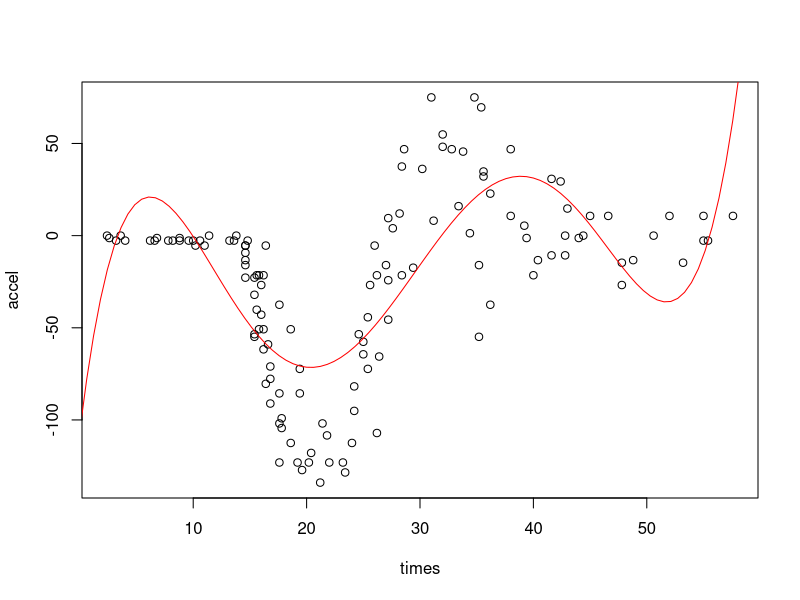
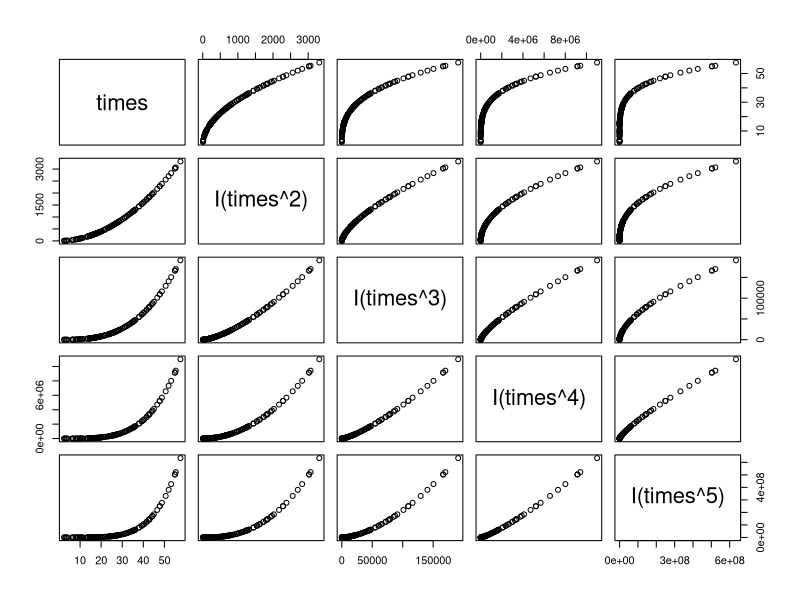
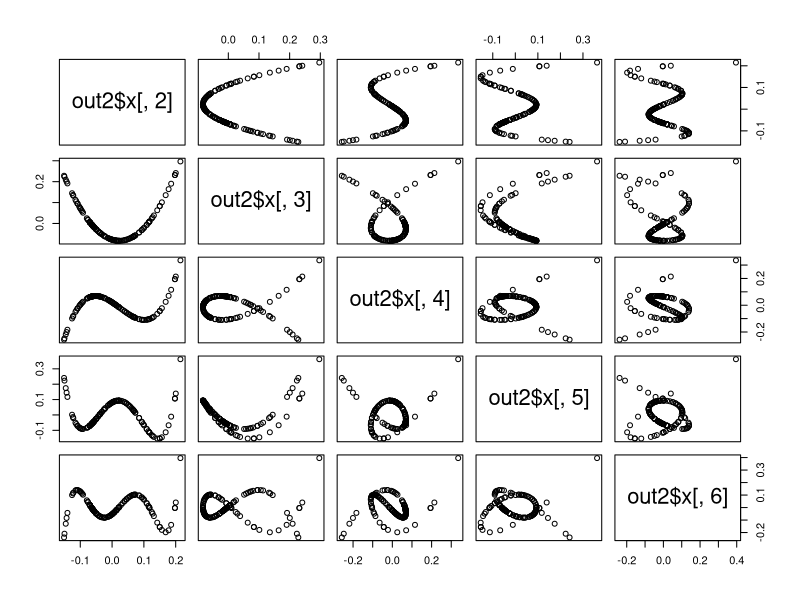
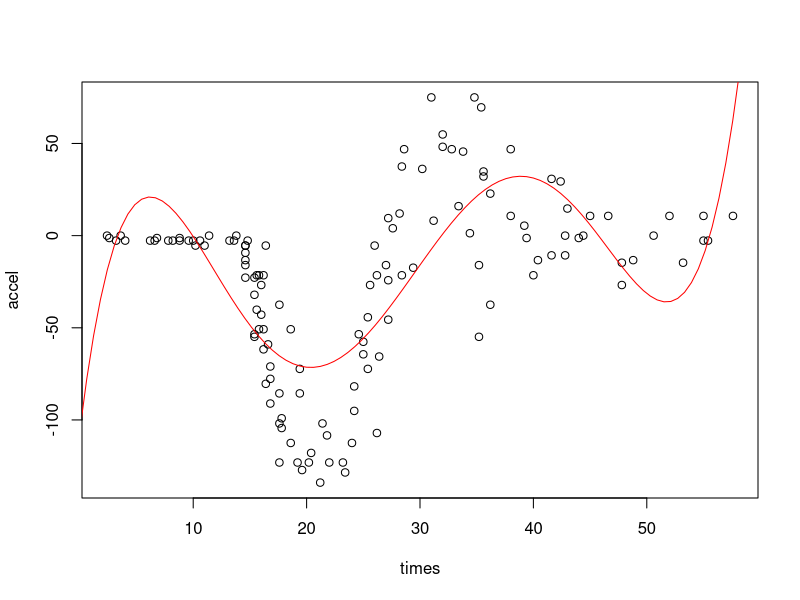
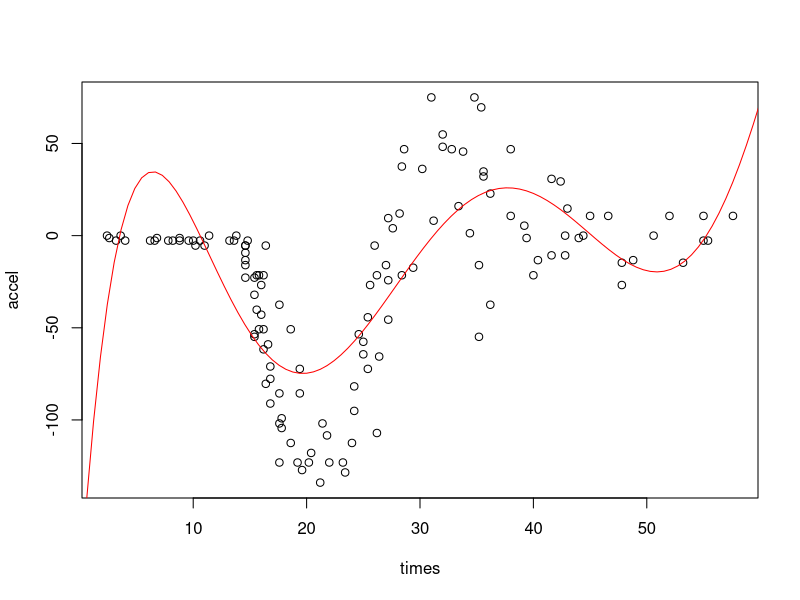
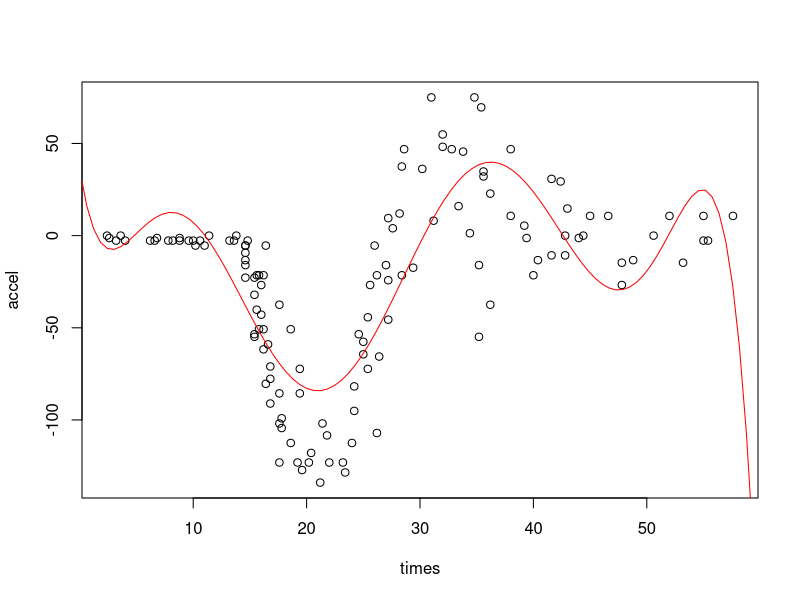
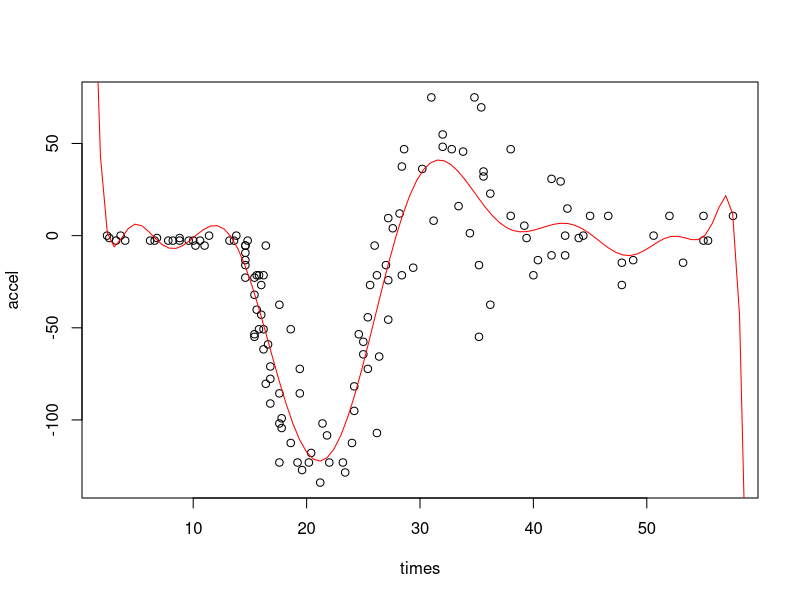
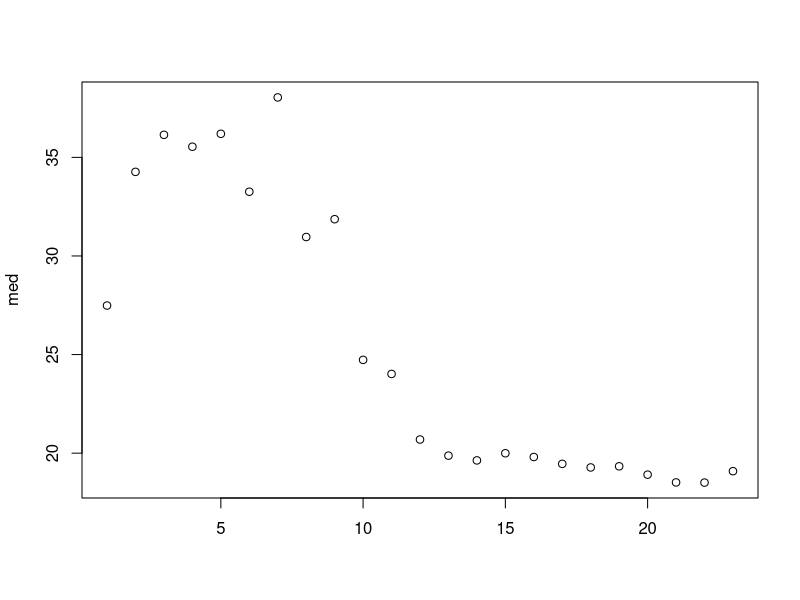

Here is the R script that generated these plots, in order:
# Basis Function expansion!

# Silverman's Motorcycle Data
# accel = head acceleration (g)
# times = time after impact (milliseconds)
library(MASS)
head(mcycle)

# plot data (notice the nonlinear effect)
plot(accel~times, data = mcycle)


# polynomial approximation
out1 <- lm(accel ~ times + I(times^2) + I(times^3) + I(times^4) + I(times^5), 
           data = mcycle, 
           x = TRUE)
head(out1$x)


# judge the fit from the plot

x.star <- seq(0,60,length=100)
yhat1 <- predict(out1,newdata=data.frame(times=x.star))
lines(x.star,yhat1,col="red")


# polynomial will never get 0,10 right. 
# There is a discontinuity in the derivative.


# judge the fit from the prediction performance!
# median absolute prediction error (deviation)**.
median(abs(predict(out1)))
# we are within 36.19


# order | MAD
#   5   | 36.92


# VIF
library(car)
vif(out1)
# There is a complete collinearity problem.
# "collinearity plots" **
plot(~ times + I(times^2) + I(times^3) + I(times^4) + I(times^5), 
     data = mcycle)
# maybe in theory, this is a fine way to go about it, but there is nothing special about it





# instead of computing the basis function expansion ourselves,
# use one that is orthonormal with poly()
out2 <- lm(accel ~ poly(times,5), data = mcycle, x=TRUE)
head(out2$x)
plot(~out2$x[,2] + out2$x[,3] + out2$x[,4] + out2$x[,5] + out2$x[,6])
# centering it around the mean and squaring: 
# We have quadratic looking function for first plot
# We have cubic centered around the mean.

# evaluate fit

# judge fit from plot
plot(accel~times, data = mcycle)
x.star <- seq(0,60,length=100)
yhat1 <- predict(out2,newdata=data.frame(times=x.star))
lines(x.star,yhat1,col="red")
median(abs(predict(out2)))


# Try to fit a model while continuing to add polynomials
# 6 
out3 <- lm(accel ~ poly(times,6), data = mcycle, x=TRUE)
plot(accel~times, data = mcycle)
x.star <- seq(0,60,length=100)
yhat1 <- predict(out3,newdata=data.frame(times=x.star))
lines(x.star,yhat1,col="red")
median(abs(predict(out3)))

# 7
out4 <- lm(accel ~ poly(times,7), data = mcycle, x=TRUE)
plot(accel~times, data = mcycle)
x.star <- seq(0,60,length=100)
yhat1 <- predict(out4,newdata=data.frame(times=x.star))
lines(x.star,yhat1,col="red")
median(abs(predict(out4)))

# 10
out5 <- lm(accel ~ poly(times,15), data = mcycle, x=TRUE)
plot(accel~times, data = mcycle)
x.star <- seq(0,60,length=100)
yhat1 <- predict(out5,newdata=data.frame(times=x.star))
lines(x.star,yhat1,col="red")
median(abs(predict(out5)))

# technical "unfitness" of the data is smooth
# technical too wiggly.
# we want just right.
med <- numeric(0)
for (i in 1:23) {
outs <- lm(accel ~ poly(times,i), data = mcycle, x = TRUE)
med[i] <- median(abs(predict(outs)))
}


# plot of MAD
cbind(seq(1:23),med)
plot(cbind(seq(1:23),med))


# GRACE WAHALA
  # She showed that the optimal leave one out prediction

# Let's not fit polynomials, but cubic splines.

# Fit the cubic splines
library(splines)

outs1 <- lm(accel ~ ns(times,5), data = mcycle, x = TRUE)
# ns means natural spline
# force the extrapolation to be linear beyond boundaries

plot(accel~times, data = mcycle)
x.star <- seq(0,60,length=100)
yhat1 <- predict(outs1,newdata=data.frame(times=x.star))
lines(x.star,yhat1,col="red")
median(abs(predict(outs1)))

# uses same number of estimation as the 5th order polynomial.
# except the beginning of the plot is still really wiggly.

# Change the 5 until we get a plot that we like. (9)
outs2 <- lm(accel ~ ns(times,9), data = mcycle, x = TRUE)
plot(accel~times, data = mcycle)
x.star <- seq(0,60,length=100)
yhat1 <- predict(outs2,newdata=data.frame(times=x.star))
lines(x.star,yhat1,col="red")
median(abs(predict(outs2)))







